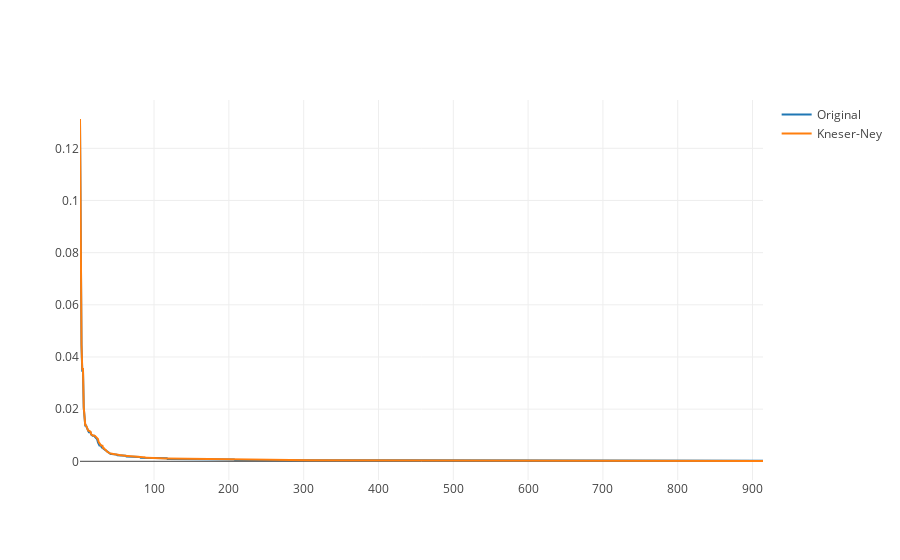

The cell this chart's notebook holds for it:
### Code cell
from plotly import __version__
from plotly.offline import download_plotlyjs, init_notebook_mode, plot, iplot
from plotly.graph_objs import *
init_notebook_mode(connected=True)
iplot([
    Scatter({"x" : ranks, "y": sorted_probs_orig}, name="Original"),    
    Scatter({"x" : ranks, "y": sorted_probs_kn}, name="Kneser-Ney")
])

### Figure 1 — Plotly figure (JSON) as saved in the notebook; plotly's stock layout.template omitted (floating-point values rounded to 4 significant figures; data arrays with more than 128 entries replaced by an {"elided": "..."} marker saying what was removed)
{"data": [{"name": "Original", "type": "scatter", "x": {"elided": "914 int values"}, "y": {"elided": "914 float values"}}, {"name": "Kneser-Ney", "type": "scatter", "x": {"elided": "914 int values"}, "y": {"elided": "914 float values"}}], "layout": {}}
